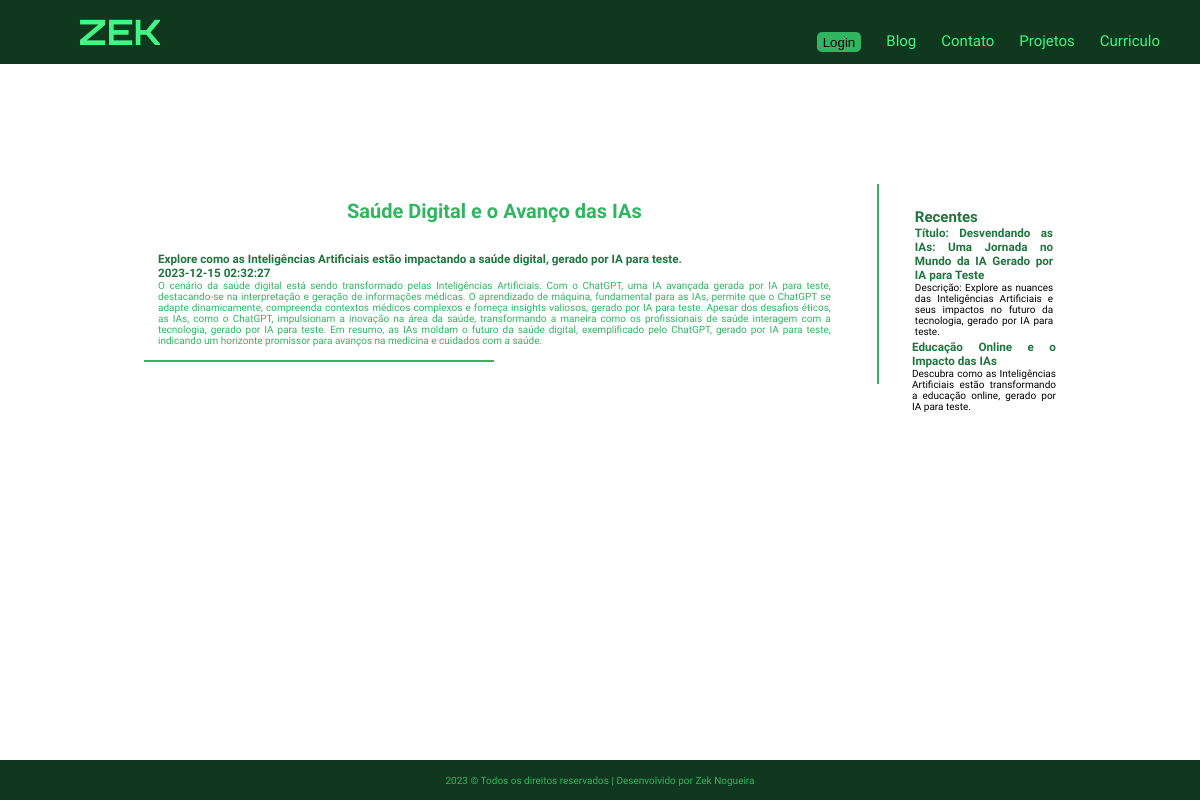
The app's page /article.php?article_id=3 with its own data.
### tables this page shows
create table articles(
article_id int primary key auto_increment,
article_name varchar(200),
article_description varchar (2000),
article_content MEDIUMTEXT,
article_date DATETIME
);

### article.php (the view, shortened to what this page needs)
<!DOCTYPE html>
<html lang="pt-br">
<head>
    <link rel="stylesheet" href="css/style.css">
    <link rel="stylesheet" href="css/blog.css">
    <link rel="stylesheet" href="css/login.css">
</head>
<body class="white_body_blog">
    <header id="small_header">
        <div id="logo_blog">
            <a href="index.php">
                <h1>ZEK</h1>
            </a>
        </div>
        <div id="menu">
            <nav id="principal_nav">
                <a href="login.php"><button class="login_button">Login</button></a>
                <a href="blog.php">Blog</a>
                <a href="contato.html">Contato</a>
                <a href="Projetos">Projetos</a>
                <a href="curriculo.html">Curriculo</a>
            </nav>
        </div>
    </header>
    <main class="white_main_blog">
        <?php
        require "conection.php";
        $article_id_send = $_GET['article_id'];
        $sql = "SELECT * FROM articles WHERE article_id = ?";
        $stmt = $conection_db->prepare($sql);
        $stmt->bind_param("s", $article_id_send);
        $stmt->execute();
        $result = $stmt->get_result();
        if ($result->num_rows > 0) {
            $info_article_selected = $result->fetch_assoc();
            ?>
            <div class="main_blog_principal_box">
                <div class="main_blog_principal">
                    <div class="title_articles_box">
                        <h1 class="article_title_blog">
                            <?php echo $info_article_selected["article_name"]; ?>
                        </h1>
                    </div>
                    <section class="articles_section">
                        <article class="article_basic">
                            <h3>
                                <?php echo $info_article_selected["article_description"]; ?>
                            </h3>
                            <h3>
                                <?php echo $info_article_selected["article_date"]; ?>
                            </h3>
                            <p>
                                <?php echo $info_article_selected["article_content"]; ?>
                            </p>
                        </article>
                        <hr class="articles_line_division">
                        <?php
        } ?>
                </section>
            </div>
            <div class="vertical_articles_line_division_config_blog" class="articles_section">
            </div>
            <aside id="main_blog_side">
                <section class="articles_section">
                    <article class="side_articles">
                        <h2>Recentes</h2>
                        <?php
                        $sql_select_recent_articles = "SELECT * FROM articles ORDER BY article_date LIMIT 2";
                        $query_result = $conection_db->query($sql_select_recent_articles);
                        if ($query_result->num_rows > 0) {
                            while ($info_recent_articles = $query_result->fetch_assoc()) { ?>
                                <h3>
                                    <?php echo $info_recent_articles["article_name"] ?>
                                </h3>
                                <p class="article_p">
                                    <?php echo $info_recent_articles["article_description"] ?>
                                </p>
                            </article>
                        <?php }
                        } ?>
                </section>
            </aside>
        </div>
    </main>
    <footer id="footer_blog_principal">
        <div>
            <p>2023 &#169; Todos os direitos reservados | Desenvolvido por <a href="index.php">Zek Nogueira</a></p>
        </div>
    </footer>
</body>
</html>

### css/style.css (style rules this page uses)
* { margin: 0; }
html { font-size: 10px; }
body { background-color: #0F381E; color: #31b561; font-family: Urbanist; display: flex; flex-direction: column; }
.white_body_blog { background-color: white; color: #31b561; font-family: Urbanist; display: flex; flex-direction: column; }
header { display: flex; flex-direction: row; height: 15vh; width: 100vw; justify-content: space-between; }
a { text-decoration: none; color: #31b561; }
div { display: flex; flex-direction: column; }
#logo_blog { flex-direction: column; width: 20vw; font-family: Urbanist; font-weight: 500; color: #31b561; font-size: 2rem; height: 100%; justify-content: center; align-items: center; }
#logo_blog h1 { width: 100%; display: inline !important; font-size: 3.5rem; color: #42f584; font-family: orbitron; }
#menu { justify-content: right; margin-top: 20px; margin-right: 40px; width: 35vw; }
#principal_nav { display: flex; flex-direction: row; justify-content: right; }
#principal_nav a { font-size: 1.5rem; margin-left: 25px; text-decoration: none; color: #42f584; }
#small_header { background-color: #0F381E; display: flex; flex-direction: row; height: 8vh; width: 100vw; align-items: center; padding: 0; }
#footer_blog_principal { background-color: #0F381E; display: flex; height: 40px; font-size: 10px; position: fixed; bottom: 0; left: 0; justify-content: center; align-items: center; width: 100vw; }

### css/blog.css (style rules this page uses)
.title_articles_box { display: flex; flex-direction: column; height: 30px; width: 100%; }
.white_main_blog { display: flex; background-color: white; flex-direction: column; min-height: 80vh; justify-content: center; align-items: center; }
.article_title_blog { margin: 2% 2%; display: flex; flex-direction: row; justify-content: center; }
div { display: flex; }
.main_blog_principal_box { display: flex; flex-direction: row; width: 80vw; min-height: 50vh; justify-content: space-between; }
.main_blog_principal { width: 78%; display: flex; flex-direction: column; }
#main_blog_side { width: 20%; }
.articles_section { margin: 3vh; text-align:justify }
.articles_section article { margin: 2% ; }
.articles_section article h2, h3 { color: #20753F; }
.articles_section .article_p { color: black; }
.articles_line_division { width: 50%; background-color: #31b561; border: none; height: 2px; }
.vertical_articles_line_division_config_blog { background-color: #31b561; height: 200px; width: 2px; }

### css/login.css (style rules this page uses)
.login_button { border: none; background-color: #31b561; border-radius: 5px; height: 20px; }
div { display: flex; }

### records on screen
articles: article_name "Saúde Digital e o Avanço das IAs", article_description "Explore como as Inteligências Artificiais estão impactando a saúde digital, gerado por IA para teste.", article_date "2023-12-15 02:32:27", article_content "O cenário da saúde digital está sendo transformado pelas Inteligências Artificiais. Com o ChatGPT, uma IA avançada gerada por IA para teste, destacando-se na interpretação e geração de informações médicas. O aprendizado de máquina, fundamental para as IAs, permite que o ChatGPT se adapte dinamicamente, compreenda contextos médicos complexos e forneça insights valiosos, gerado por IA para teste. Apesar dos desafios éticos, as IAs, como o ChatGPT, impulsionam a inovação na área da saúde, transformando a maneira como os profissionais de saúde interagem com a tecnologia, gerado por IA para teste. Em resumo, as IAs moldam o futuro da saúde digital, exemplificado pelo ChatGPT, gerado por IA para…"
articles: article_name "Título: Desvendando as IAs: Uma Jornada no Mundo da IA Gerado por IA para Teste", article_description "Descrição: Explore as nuances das Inteligências Artificiais e seus impactos no futuro da tecnologia, gerado por IA para teste."
articles: article_name "Educação Online e o Impacto das IAs", article_description "Descubra como as Inteligências Artificiais estão transformando a educação online, gerado por IA para teste."
